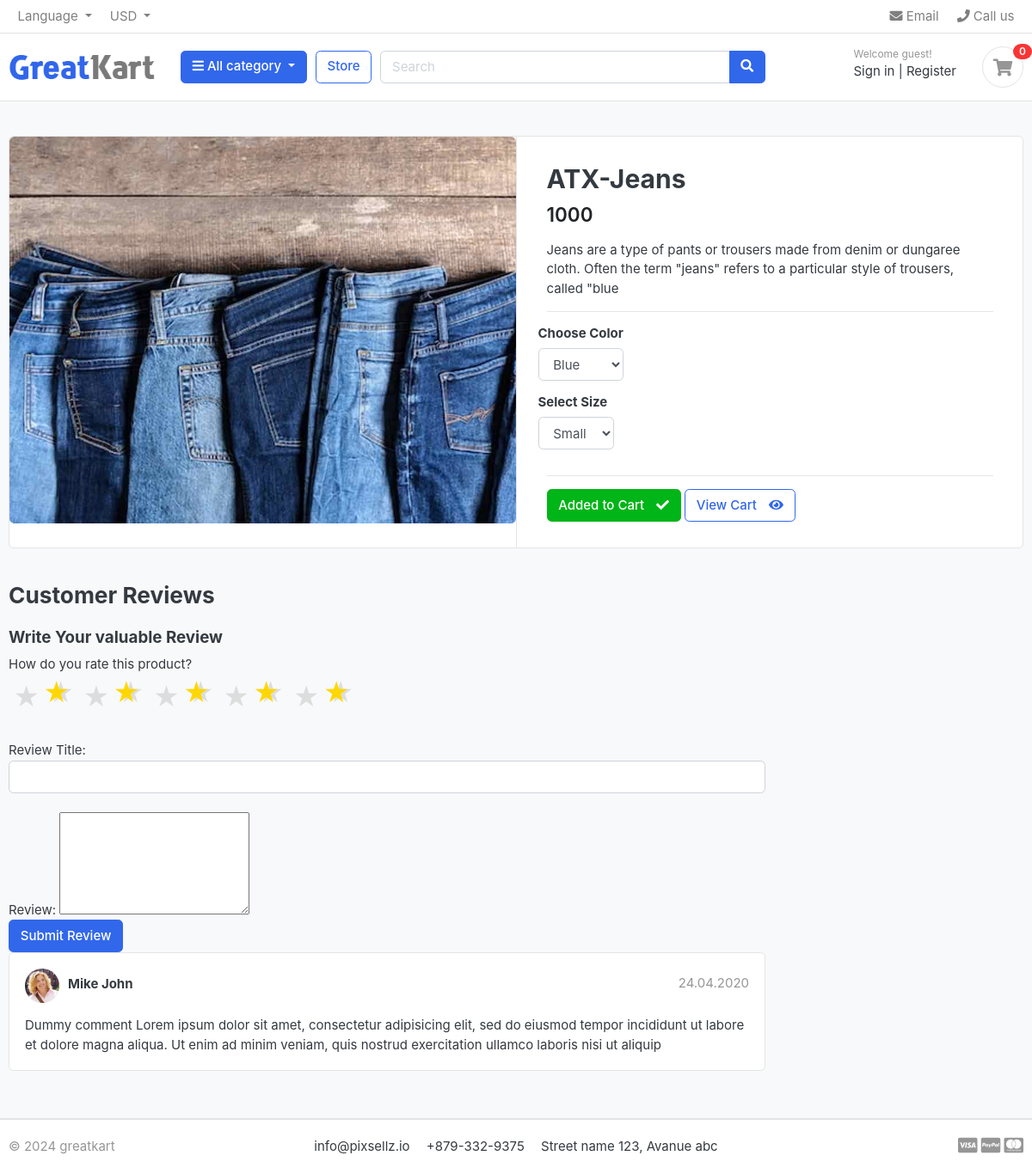
Page /store.html/category/jeans/atx-jeans/ on the committed database.
### store/models.py (models this page shows, shortened)
class Product(models.Model):
    product_name        = models.CharField(max_length=200,unique= True)
    slug                = models.SlugField(max_length=200,unique=True)
    product_description = models.TextField(max_length=500,blank = True)
    Price               = models.IntegerField(max_length= 20)
    image               = models.ImageField(upload_to='photos/products')
    stock = models.IntegerField()
    is_available = models.BooleanField(default=True)
    category = models.ForeignKey(Category, on_delete=models.CASCADE)
    created_date = models.DateTimeField(auto_now=False, auto_now_add=True)
    modified_date = models.DateTimeField(auto_now=True, auto_now_add=False)

### store/views.py (the view)
# urls.py: path('category/<slug:category_slug>/<slug:product_slug>/',views.product_detail,name = 'product_detail'),
def product_detail(request,category_slug,product_slug):
    try:
        single_product = Product.objects.get(category__slug= category_slug,slug = product_slug)
        in_cart = cartItem.objects.filter(cart__cart_id=_cart_id(request),product = single_product).exists()
    except Exception:
        raise Exception
    context = {
        'single_product': single_product,
        'in_cart':in_cart
    }
    return render(request,'product-detail.html',context)

### carts/context_processors.py (called while the page is built)
def counter(request):
    cart_count = 0
    if 'admin' in request.path:
        return {}
    else:
        try:
            cart = Cart.objects.filter(cart_id = _cart_id(request))
            if request.user.is_authenticated:
                cart_items = cartItem.objects.all().filter(user = request.user)
            else:
                cart_items = cartItem.objects.all().filter(cart = cart[:1])
            for cart_item in cart_items:
                cart_count +=  cart_item.cart_quantity
        except Cart.DoesNotExist:
            cart_count = 0
    return dict(cart_count=cart_count)

### carts/views.py (called while the page is built)
def _cart_id(request):
    cart = request.session.session_key
    if not cart:
        cart = request.session.create()
    return cart

### category/context_processors.py (called while the page is built)
def menu_links(request):
    links = Category.objects.all()
    return dict(links = links)

### category/models.py (called while the page is built)
    def get_url(self):
        return reverse('products_by_category',args = [self.slug])

### templates/product-detail.html (shortened to what this page needs)
{% extends "base.html" %}
{% load static %}
{% block content %}
<section class="section-content padding-y bg">
<div class="container">
<div class="card">
	<div class="row no-gutters">
		<aside class="col-md-6">
<form action="{% url "add_cart"  single_product.id %}" method = "GET">
	<article class="gallery-wrap">
		<div class="img-big-wrap">
		<a href="#"><img src="{{ single_product.image.url }}"></a>
		</div>
	</article>
			</aside>
			<main class="col-md-6 border-left">
	<article class="content-body">
	<h2 class="title">{{ single_product.product_name }}</h2>
	<div class="mb-3">
		<var class="price h4">{{ single_product.Price }}</var>
	</div>
	<p>{{ single_product.product_description }}</p>
	<hr>
		<div class="row">
			<div class="item-option-select">
				<h6>Choose Color</h6>
				<select name= "color" class = "form-control">
					{% for variation in single_product.variation_set.all %}
						{% if variation.color %}
							<option value="{{ variation.color }}">{{ variation.color | capfirst }}</option>
						{% endif %}
					{% endfor %}
				</select>
			</div>
		</div>
		<div class="row">
			<div class="item-option-select">
				<h6>Select Size</h6>
				<select name= "size" class = "form-control">
					{% for variation in single_product.variation_set.all %}
						{% if variation.size %}
							<option value="{{ variation.size }}">{{ variation.size | capfirst }}</option>
						{% endif %}
					{% endfor %}
				</select>
			</div>
		</div>
		<hr>
		{% if single_product.stock < 1 %}
			<h5 class="alert alert-danger">Out of stock. Please check Later<h5>
		{% else %}
				{% if in_cart %}
				<a href="#" class="btn  btn-success"> <span class="text">Added to Cart</span> <i class="fas fa-check"></i>  </a>
				<a href="{% url "cart" %}" class="btn  btn-outline-primary"> <span class="text">View Cart</span> <i class="fas fa-eye"></i>  </a>
				{% else %}
					<button type = "submit"  class="btn  btn-primary"> <span class="text">Add to cart</span> <i class="fas fa-shopping-cart"></i>  </button>
				{% endif %}
		{% endif %}
	</article>
		</main>
	</div>
</div>
<br>
<div class="row">
			<div class="col-md-9">
	<header class="section-heading">
		<h3>Customer Reviews </h3>
	</header>
<form action = "" method="POST">
	<h5>Write Your valuable Review</h5>
	<div>
		<lable>How do you rate this product?</label>
		<br>
		<div class="userrating">
			<input type="radio" name="rating" id="rating10" value="5" {% if rating == 5 %}checked{% endif %} required/><label for="rating10" title="5"></label>
			<input type="radio" name="rating" id="rating9" value="4.5" {% if rating == 4.5 %}checked{% endif %} required/><label for="rating9" title="4.5" class="half"></label>
			<input type="radio" name="rating" id="rating8" value="4" {% if rating == 4 %}checked{% endif %} required/><label for="rating8" title="4"></label>
			<input type="radio" name="rating" id="rating7" value="3.5" {% if rating == 3.5 %}checked{% endif %} required/><label for="rating7" title="3.5" class="half"></label>
			<input type="radio" name="rating" id="rating6" value="3" {% if rating == 3 %}checked{% endif %} required/><label for="rating6" title="3"></label>
			<input type="radio" name="rating" id="rating5" value="2.5" {% if rating == 2.5 %}checked{% endif %} required/><label for="rating5" title="2.5" class="half"></label>
			<input type="radio" name="rating" id="rating4" value="2" {% if rating == 2 %}checked{% endif %} required/><label for="rating4" title="2"></label>
			<input type="radio" name="rating" id="rating3" value="1.5" {% if rating == 1.5 %}checked{% endif %} required/><label for="rating3" title="1.5" class="half"></label>
			<input type="radio" name="rating" id="rating2" value="1" {% if rating == 1 %}checked{% endif %} required/><label for="rating2" title="1"></label>
			<input type="radio" name="rating" id="rating1" value="0.5" {% if rating == 0.5 %}checked{% endif %} required/><label for="rating1" title="0.5" class="half"></label>
		</div>
		Review Title:
		<input type="test" class="form-control" name="subject"/>
		<br>
		Review:
		<textarea name="review" rows="5"></textarea class="form-control"/>
		<input type="submit" value="Submit Review" class="btn  btn-primary"/>
	</div>
</form>
	<article class="box mb-3">
		<div class="icontext w-100">
			<img src="{% static "./images/avatars/avatar1.jpg" %}" class="img-xs icon rounded-circle">
			<div class="text">
				<span class="date text-muted float-md-right">24.04.2020 </span>
				<h6 class="mb-1">Mike John </h6>
			</div>
		</div>
		<div class="mt-3">
			<p>
				Dummy comment Lorem ipsum dolor sit amet, consectetur adipisicing elit, sed do eiusmod
				tempor incididunt ut labore et dolore magna aliqua. Ut enim ad minim veniam,
				quis nostrud exercitation ullamco laboris nisi ut aliquip
			</p>
		</div>
	</article>
	</div>
</div>
</div>
</section>
{% endblock content %}

### static/css/ui.css (style rules this page uses)
html { font-family: "Inter", sans-serif; font-size: 15px; }
.content-body { flex: 1 1 auto; padding: 2rem 2.3rem; }
.img-xs, .img-sm, .img-md, .img-lg { -o-object-fit: cover; object-fit: cover; flex-shrink: 0; flex-grow: 0; }
.img-xs { width: 40px; height: 40px; }
.padding-y { padding-top: 40px; padding-bottom: 40px; }
var { font-style: normal; }
article:after, .form-group:after { display: block; clear: both; content: ""; }
.bg { background-color: #f8f9fa; }
.section-heading { margin-bottom: 20px; margin-top: 15px; }
p:last-child { margin-bottom: 0; }
.btn .text + i { margin-left: 10px; }
.icontext { display: inline-flex; align-items: center; vertical-align: middle; }
.icontext .text { width: 100%; line-height: 1.2; }
.icontext .icon { position: relative; margin-right: 10px; flex-shrink: 0; flex-grow: 0; }
.price { font-weight: 600; color: #212529; }
.box { padding: 18px; background: #fff; border-radius: 0.37rem; border: 1px solid #e4e4e4; }
.box img { max-width: 100%; }
.gallery-wrap .img-big-wrap { margin-bottom: 10px; border-radius: 0.37rem; overflow: hidden; background-color: #fff; }
.gallery-wrap .img-big-wrap a { text-align: center; display: block; }
.gallery-wrap .img-big-wrap img { height: 450px; width: auto; display: inline-block; }
.item-option-select { margin-bottom: 1rem; display: inline-block; margin-right: 15px; }

### static/css/custom.css (style rules this page uses)
.userrating { display: inline-block; border: 0; }
.userrating > label { float: right; color: #ddd; cursor: pointer; font-size: 30px; }
.userrating > label:before { content: "\2605"; margin: 5px; }
.half:before { content: "\2605"; margin: 5px; position: relative; display: inline-block; overflow: hidden; width: 1em; }
.half:after { content: "\2605"; position: absolute; display: inline-block; width: 50%; overflow: hidden; color: gold; }

### rows in the picture
Product: image (picture), product_name "ATX-Jeans", Price "1000", product_description "Jeans are a type of pants or trousers made from denim or dungaree cloth. Often the term \"jeans\" refers to a particular style of trousers, called \"blue"

### other values in the picture
{{ cart_count }} "0"
form field color "Blue"
form field size "Small"
